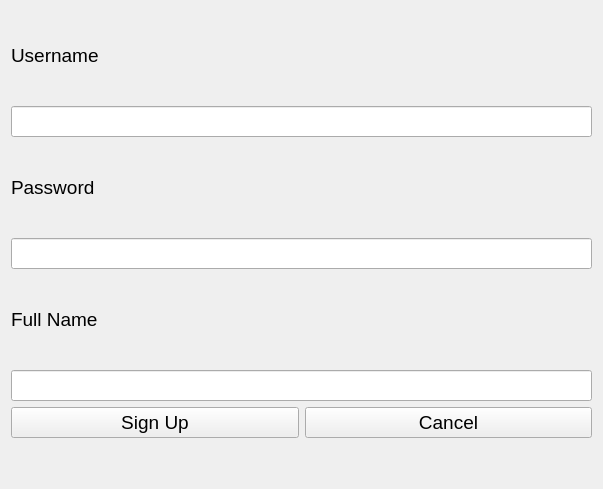
<?xml version="1.0" encoding="UTF-8"?>
<ui version="4.0">
 <class>SignupForm</class>
 <widget class="QWidget" name="SignupForm">
  <property name="geometry">
   <rect>
    <x>0</x>
    <y>0</y>
    <width>603</width>
    <height>489</height>
   </rect>
  </property>
  <property name="windowTitle">
   <string>Expedia - Sign Up</string>
  </property>
  <layout class="QVBoxLayout" name="verticalLayout">
   <item>
    <widget class="QLabel" name="lblUsername">
     <property name="font">
      <font>
       <pointsize>14</pointsize>
      </font>
     </property>
     <property name="text">
      <string>Username</string>
     </property>
    </widget>
   </item>
   <item>
    <widget class="QLineEdit" name="txtUsername">
     <property name="minimumSize">
      <size>
       <width>200</width>
       <height>0</height>
      </size>
     </property>
     <property name="font">
      <font>
       <pointsize>14</pointsize>
      </font>
     </property>
    </widget>
   </item>
   <item>
    <widget class="QLabel" name="lblPassword">
     <property name="font">
      <font>
       <pointsize>14</pointsize>
      </font>
     </property>
     <property name="text">
      <string>Password</string>
     </property>
    </widget>
   </item>
   <item>
    <widget class="QLineEdit" name="txtPassword">
     <property name="minimumSize">
      <size>
       <width>200</width>
       <height>0</height>
      </size>
     </property>
     <property name="font">
      <font>
       <pointsize>14</pointsize>
      </font>
     </property>
     <property name="echoMode">
      <enum>QLineEdit::EchoMode::Password</enum>
     </property>
    </widget>
   </item>
   <item>
    <widget class="QLabel" name="lblFullName">
     <property name="font">
      <font>
       <pointsize>14</pointsize>
      </font>
     </property>
     <property name="text">
      <string>Full Name</string>
     </property>
    </widget>
   </item>
   <item>
    <widget class="QLineEdit" name="txtFullName">
     <property name="minimumSize">
      <size>
       <width>200</width>
       <height>0</height>
      </size>
     </property>
     <property name="font">
      <font>
       <pointsize>14</pointsize>
      </font>
     </property>
    </widget>
   </item>
   <item>
    <layout class="QHBoxLayout" name="horizontalLayout">
     <item>
      <widget class="QPushButton" name="btnSignup">
       <property name="font">
        <font>
         <pointsize>14</pointsize>
        </font>
       </property>
       <property name="text">
        <string>Sign Up</string>
       </property>
      </widget>
     </item>
     <item>
      <widget class="QPushButton" name="btnCancel">
       <property name="font">
        <font>
         <pointsize>14</pointsize>
        </font>
       </property>
       <property name="text">
        <string>Cancel</string>
       </property>
      </widget>
     </item>
    </layout>
   </item>
   <item>
    <spacer name="verticalSpacer">
     <property name="orientation">
      <enum>Qt::Orientation::Vertical</enum>
     </property>
     <property name="sizeType">
      <enum>QSizePolicy::Policy::Fixed</enum>
     </property>
     <property name="sizeHint" stdset="0">
      <size>
       <width>20</width>
       <height>40</height>
      </size>
     </property>
    </spacer>
   </item>
  </layout>
 </widget>
 <resources/>
 <connections/>
</ui>
